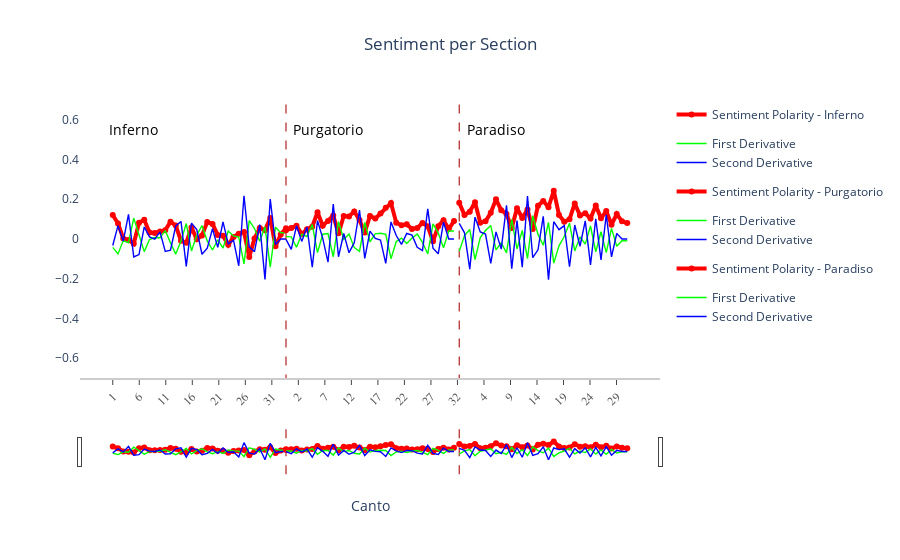

This figure's notebook cell:
### Markdown cell above
# Composite Graph

### Code cell
# Create traces

"""
sentiment_color = 'rgb(61, 43, 86)'
first_derivative_color = 'rgb(44, 73, 127)'
second_derivative_color = 'rgb(128, 138, 159)'
"""

sentiment_color = 'rgb(256, 0, 0)'
first_derivative_color = 'rgb(0, 256, 0)'
second_derivative_color = 'rgb(0, 0, 256)'


sentiment_width = 4
derivative_width = 1.4

# HOVER CODE
inferno_hover = ["Inferno: <br>Canto #{}".format(x) for x in range(1, 35)]
purgatorio_hover = ["Purgatorio: <br>Canto #{}".format(x) for x in range(1, 34)]
paradiso_hover = ["Paradiso: <br>Canto #{}".format(x) for x in range(1, 34)]


fig = go.Figure()
fig.add_trace(
    go.Scatter(x=df_inferno['Canto'], y=df_inferno['Sentiment'],
                    mode='lines+markers',
                    hovertext=inferno_hover,
                    hoverinfo="text",
                    name='Sentiment Polarity - Inferno',
                    line=dict(width=sentiment_width,
                             color = sentiment_color))
)
fig.add_trace(
    go.Scatter(x=df_inferno['Canto'], y=df_inferno['FirstDerivative'],
                    mode='lines',
                    name='First Derivative',
                    legendgroup = "inferno_derivatives",
                    hoverinfo='skip',
                    line=dict(width=derivative_width, color = first_derivative_color))
)
fig.add_trace(
    go.Scatter(x=df_inferno['Canto'], y=df_inferno['SecondDerivative'],
                    mode='lines', name='Second Derivative',
                    hoverinfo='skip',
                    legendgroup = "inferno_derivatives",
                    line=dict(width=derivative_width, color = second_derivative_color))
)

# start purgatorio
fig.add_trace(
    go.Scatter(x=[34, 34], y=[-1, 1],
                    mode='lines',
                    hoverinfo='skip',
                    name='Purgatorio Splitter',
                    showlegend=False,
                    line=dict(color='firebrick', width=1.2,
                              dash='dash')
    )
)

fig.add_trace(
    go.Scatter(x=[x + 33 for x in df_purgatorio['Canto']], y=df_purgatorio['Sentiment'],
                    mode='lines+markers',
                    name='Sentiment Polarity - Purgatorio',
                    hovertext=purgatorio_hover,
                    hoverinfo="text",
                    showlegend=True,
                    line=dict(width=sentiment_width,
                             color = sentiment_color))
)
fig.add_trace(
    go.Scatter(x=[x + 33 for x in df_purgatorio['Canto']], y=df_purgatorio['FirstDerivative'],
                    mode='lines',
                    hoverinfo='skip',
                    name='First Derivative',
                    legendgroup = "purgatorio_derivatives",
                    showlegend=True,
                    line=dict(width=derivative_width, color = first_derivative_color))
)
fig.add_trace(
    go.Scatter(x=[x + 33 for x in df_purgatorio['Canto']], y=df_purgatorio['SecondDerivative'],
                    mode='lines', name='Second Derivative',
                    legendgroup = "purgatorio_derivatives",
                    showlegend=True,
                    hoverinfo='skip',
                    line=dict(width=derivative_width, color = second_derivative_color))
)

# start paradiso
fig.add_trace(
    go.Scatter(x=[67, 67], y=[-1, 1],
                    mode='lines',
                    name='Paradiso Splitter',
                    showlegend=False,
                    hoverinfo='skip',
                    line=dict(color='firebrick', width=1.2,
                              dash='dash')
    )
)

fig.add_trace(
    go.Scatter(x=[x + 66 for x in df_paradiso['Canto']], y=df_paradiso['Sentiment'],
                    mode='lines+markers',
                    name='Sentiment Polarity - Paradiso',
                    hovertext=paradiso_hover,
                    hoverinfo="text",
                    showlegend=True,
                    line=dict(width=sentiment_width,
                             color = sentiment_color))
)
fig.add_trace(
    go.Scatter(x=[x + 66 for x in df_paradiso['Canto']], y=df_paradiso['FirstDerivative'],
                    mode='lines',
                    name='First Derivative',
                    hoverinfo='skip',
                    legendgroup = "paradiso_derivatives",
                    showlegend=True,
                    line=dict(width=derivative_width, color = first_derivative_color))
)
fig.add_trace(
    go.Scatter(x=[x + 66 for x in df_paradiso['Canto']], y=df_paradiso['SecondDerivative'],
                    mode='lines', name='Second Derivative',
                    legendgroup = "paradiso_derivatives",
                    showlegend=True,
                    hoverinfo='skip',
                    line=dict(width=derivative_width, color = second_derivative_color))
)


# TICK CODE
tickvals_full = np.linspace(1,101,100)
tickvals_full = tickvals_full[::5]
ticktext_inferno = ["{}".format(x) for x in range(1, 35)]
ticktext_purgatorio = ["{}".format(x) for x in range(1, 34)]
ticktext_paradiso = ["{}".format(x) for x in range(1, 34)]
ticktext_full = ticktext_inferno + ticktext_purgatorio + ticktext_paradiso
ticktext_full = ticktext_full[::5]


fig.update_layout(
    xaxis=dict(
        title = "Canto",
        showline=True,
        showgrid=False,
        showticklabels=True,
        linecolor='rgb(204, 204, 204)',
        linewidth=2,
        rangeslider=dict(
            visible=True
        ),
        tickangle=-45,
        ticks='outside',
        tickvals = tickvals_full,
        ticktext = ticktext_full,
        tickfont=dict(
            family='Arial',
            size=12,
            color='rgb(82, 82, 82)',
        ),
    ),
    yaxis=dict(
        showgrid=False,
        range = [-0.7,0.7]
    ),
    showlegend=True,
    plot_bgcolor='white',
    title = dict(
        text = "Sentiment per Section",
        x = 0.5
    ),
    annotations=[
        go.layout.Annotation(
            x=5,
            y=0.55,
            xref="x",
            yref="y",
            text="Inferno",
            showarrow=False,
            arrowhead=7,
            ax=0,
            ay=-40,
            font=dict(
                size=14,
                color="black"
            ),
        ),
        go.layout.Annotation(
            x=42,
            y=0.55,
            xref="x",
            yref="y",
            text="Purgatorio",
            showarrow=False,
            arrowhead=7,
            ax=0,
            ay=-40,
            font=dict(
                size=14,
                color="black"
            )
        ),
        go.layout.Annotation(
            x=74.0,
            y=0.55,
            xref="x",
            yref="y",
            text="Paradiso",
            showarrow=False,
            arrowhead=7,
            ax=0,
            ay=-40,
            font=dict(
                size=14,
                color="black"
            ),
        )
    ]
)

fig.show()

### Figure 1 — Plotly figure (JSON) as saved in the notebook; plotly's stock layout.template omitted (floating-point values rounded to 4 significant figures)
{"data": [{"hoverinfo": "text", "hovertext": ["Inferno: <br>Canto #1", "Inferno: <br>Canto #2", "Inferno: <br>Canto #3", "Inferno: <br>Canto #4", "Inferno: <br>Canto #5", "Inferno: <br>Canto #6", "Inferno: <br>Canto #7", "Inferno: <br>Canto #8", "Inferno: <br>Canto #9", "Inferno: <br>Canto #10", "Inferno: <br>Canto #11", "Inferno: <br>Canto #12", "Inferno: <br>Canto #13", "Inferno: <br>Canto #14", "Inferno: <br>Canto #15", "Inferno: <br>Canto #16", "Inferno: <br>Canto #17", "Inferno: <br>Canto #18", "Inferno: <br>Canto #19", "Inferno: <br>Canto #20", "Inferno: <br>Canto #21", "Inferno: <br>Canto #22", "Inferno: <br>Canto #23", "Inferno: <br>Canto #24", "Inferno: <br>Canto #25", "Inferno: <br>Canto #26", "Inferno: <br>Canto #27", "Inferno: <br>Canto #28", "Inferno: <br>Canto #29", "Inferno: <br>Canto #30", "Inferno: <br>Canto #31", "Inferno: <br>Canto #32", "Inferno: <br>Canto #33", "Inferno: <br>Canto #34"], "line": {"color": "rgb(256, 0, 0)", "width": 4}, "mode": "lines+markers", "name": "Sentiment Polarity - Inferno", "type": "scatter", "x": [1, 2, 3, 4, 5, 6, 7, 8, 9, 10, 11, 12, 13, 14, 15, 16, 17, 18, 19, 20, 21, 22, 23, 24, 25, 26, 27, 28, 29, 30, 31, 32, 33, 34], "y": [0.1207, 0.07827, 0.0029, -0.005007, -0.02362, 0.08156, 0.0966, 0.03313, 0.03021, 0.0377, 0.04437, 0.08691, 0.06739, -0.008663, -0.01925, 0.05854, -0.00169, 0.018, 0.08535, 0.07582, 0.02052, 0.01668, -0.02947, 0.01058, 0.0261, 0.03543, -0.09002, 0.002589, 0.05515, 0.04411, 0.1055, -0.03655, 0.02289, 0.05473]}, {"hoverinfo": "skip", "legendgroup": "inferno_derivatives", "line": {"color": "rgb(0, 256, 0)", "width": 1.4}, "mode": "lines", "name": "First Derivative", "type": "scatter", "x": [1, 2, 3, 4, 5, 6, 7, 8, 9, 10, 11, 12, 13, 14, 15, 16, 17, 18, 19, 20, 21, 22, 23, 24, 25, 26, 27, 28, 29, 30, 31, 32, 33, 34], "y": [-0.04239, -0.07537, -0.007907, -0.01861, 0.1052, 0.01505, -0.06348, -0.002919, 0.007499, 0.006666, 0.04254, -0.01952, -0.07605, -0.01058, 0.07778, -0.06023, 0.01968, 0.06735, -0.009528, -0.0553, -0.003835, -0.04615, 0.04005, 0.01552, 0.009327, -0.1255, 0.09261, 0.05257, -0.01104, 0.0614, -0.1421, 0.05944, 0.03184, 0.03184]}, {"hoverinfo": "skip", "legendgroup": "inferno_derivatives", "line": {"color": "rgb(0, 0, 256)", "width": 1.4}, "mode": "lines", "name": "Second Derivative", "type": "scatter", "x": [1, 2, 3, 4, 5, 6, 7, 8, 9, 10, 11, 12, 13, 14, 15, 16, 17, 18, 19, 20, 21, 22, 23, 24, 25, 26, 27, 28, 29, 30, 31, 32, 33, 34], "y": [-0.03298, 0.06746, -0.0107, 0.1238, -0.09012, -0.07853, 0.06056, 0.01042, -0.0008326, 0.03587, -0.06206, -0.05653, 0.06547, 0.08837, -0.138, 0.07991, 0.04767, -0.07688, -0.04577, 0.05147, -0.04232, 0.08621, -0.02454, -0.00619, -0.1348, 0.2181, -0.04005, -0.06361, 0.07244, -0.2035, 0.2015, -0.0276, 0, 0]}, {"hoverinfo": "skip", "line": {"color": "firebrick", "dash": "dash", "width": 1.2}, "mode": "lines", "name": "Purgatorio Splitter", "showlegend": false, "type": "scatter", "x": [34, 34], "y": [-1, 1]}, {"hoverinfo": "text", "hovertext": ["Purgatorio: <br>Canto #1", "Purgatorio: <br>Canto #2", "Purgatorio: <br>Canto #3", "Purgatorio: <br>Canto #4", "Purgatorio: <br>Canto #5", "Purgatorio: <br>Canto #6", "Purgatorio: <br>Canto #7", "Purgatorio: <br>Canto #8", "Purgatorio: <br>Canto #9", "Purgatorio: <br>Canto #10", "Purgatorio: <br>Canto #11", "Purgatorio: <br>Canto #12", "Purgatorio: <br>Canto #13", "Purgatorio: <br>Canto #14", "Purgatorio: <br>Canto #15", "Purgatorio: <br>Canto #16", "Purgatorio: <br>Canto #17", "Purgatorio: <br>Canto #18", "Purgatorio: <br>Canto #19", "Purgatorio: <br>Canto #20", "Purgatorio: <br>Canto #21", "Purgatorio: <br>Canto #22", "Purgatorio: <br>Canto #23", "Purgatorio: <br>Canto #24", "Purgatorio: <br>Canto #25", "Purgatorio: <br>Canto #26", "Purgatorio: <br>Canto #27", "Purgatorio: <br>Canto #28", "Purgatorio: <br>Canto #29", "Purgatorio: <br>Canto #30", "Purgatorio: <br>Canto #31", "Purgatorio: <br>Canto #32", "Purgatorio: <br>Canto #33"], "line": {"color": "rgb(256, 0, 0)", "width": 4}, "mode": "lines+markers", "name": "Sentiment Polarity - Purgatorio", "showlegend": true, "type": "scatter", "x": [34, 35, 36, 37, 38, 39, 40, 41, 42, 43, 44, 45, 46, 47, 48, 49, 50, 51, 52, 53, 54, 55, 56, 57, 58, 59, 60, 61, 62, 63, 64, 65, 66], "y": [0.04369, 0.05584, 0.06637, 0.0246, 0.04919, 0.06173, 0.1347, 0.06641, 0.09054, 0.118, 0.02865, 0.1158, 0.1136, 0.139, 0.09545, 0.03295, 0.1164, 0.1027, 0.1286, 0.1576, 0.1811, 0.08206, 0.06921, 0.07367, 0.05084, 0.05585, 0.08044, 0.06365, -0.01183, 0.06442, 0.0947, 0.0503, 0.09045]}, {"hoverinfo": "skip", "legendgroup": "purgatorio_derivatives", "line": {"color": "rgb(0, 256, 0)", "width": 1.4}, "mode": "lines", "name": "First Derivative", "showlegend": true, "type": "scatter", "x": [34, 35, 36, 37, 38, 39, 40, 41, 42, 43, 44, 45, 46, 47, 48, 49, 50, 51, 52, 53, 54, 55, 56, 57, 58, 59, 60, 61, 62, 63, 64, 65, 66], "y": [0.01215, 0.01053, -0.04177, 0.02459, 0.01254, 0.07301, -0.06832, 0.02413, 0.0275, -0.08939, 0.08713, -0.002199, 0.02544, -0.04356, -0.0625, 0.08349, -0.01378, 0.02594, 0.02898, 0.02352, -0.09903, -0.01285, 0.004456, -0.02282, 0.005003, 0.02459, -0.01679, -0.07548, 0.07626, 0.03028, -0.0444, 0.04015, 0.04015]}, {"hoverinfo": "skip", "legendgroup": "purgatorio_derivatives", "line": {"color": "rgb(0, 0, 256)", "width": 1.4}, "mode": "lines", "name": "Second Derivative", "showlegend": true, "type": "scatter", "x": [34, 35, 36, 37, 38, 39, 40, 41, 42, 43, 44, 45, 46, 47, 48, 49, 50, 51, 52, 53, 54, 55, 56, 57, 58, 59, 60, 61, 62, 63, 64, 65, 66], "y": [-0.00162, -0.0523, 0.06636, -0.01205, 0.06047, -0.1413, 0.09245, 0.003374, -0.1169, 0.1765, -0.08933, 0.02763, -0.069, -0.01894, 0.146, -0.09728, 0.03972, 0.003042, -0.005462, -0.1226, 0.08619, 0.0173, -0.02728, 0.02783, 0.01959, -0.04139, -0.05869, 0.1517, -0.04598, -0.07468, 0.08456, 0, 0]}, {"hoverinfo": "skip", "line": {"color": "firebrick", "dash": "dash", "width": 1.2}, "mode": "lines", "name": "Paradiso Splitter", "showlegend": false, "type": "scatter", "x": [67, 67], "y": [-1, 1]}, {"hoverinfo": "text", "hovertext": ["Paradiso: <br>Canto #1", "Paradiso: <br>Canto #2", "Paradiso: <br>Canto #3", "Paradiso: <br>Canto #4", "Paradiso: <br>Canto #5", "Paradiso: <br>Canto #6", "Paradiso: <br>Canto #7", "Paradiso: <br>Canto #8", "Paradiso: <br>Canto #9", "Paradiso: <br>Canto #10", "Paradiso: <br>Canto #11", "Paradiso: <br>Canto #12", "Paradiso: <br>Canto #13", "Paradiso: <br>Canto #14", "Paradiso: <br>Canto #15", "Paradiso: <br>Canto #16", "Paradiso: <br>Canto #17", "Paradiso: <br>Canto #18", "Paradiso: <br>Canto #19", "Paradiso: <br>Canto #20", "Paradiso: <br>Canto #21", "Paradiso: <br>Canto #22", "Paradiso: <br>Canto #23", "Paradiso: <br>Canto #24", "Paradiso: <br>Canto #25", "Paradiso: <br>Canto #26", "Paradiso: <br>Canto #27", "Paradiso: <br>Canto #28", "Paradiso: <br>Canto #29", "Paradiso: <br>Canto #30", "Paradiso: <br>Canto #31", "Paradiso: <br>Canto #32", "Paradiso: <br>Canto #33"], "line": {"color": "rgb(256, 0, 0)", "width": 4}, "mode": "lines+markers", "name": "Sentiment Polarity - Paradiso", "showlegend": true, "type": "scatter", "x": [67, 68, 69, 70, 71, 72, 73, 74, 75, 76, 77, 78, 79, 80, 81, 82, 83, 84, 85, 86, 87, 88, 89, 90, 91, 92, 93, 94, 95, 96, 97, 98, 99], "y": [0.1821, 0.1206, 0.1375, 0.1856, 0.08227, 0.08911, 0.1319, 0.1996, 0.1449, 0.1259, 0.056, 0.1554, 0.1058, 0.1489, 0.05056, 0.168, 0.1912, 0.1598, 0.243, 0.1213, 0.08666, 0.09913, 0.1788, 0.1188, 0.1291, 0.1031, 0.1685, 0.104, 0.1407, 0.0722, 0.1257, 0.08908, 0.08021]}, {"hoverinfo": "skip", "legendgroup": "paradiso_derivatives", "line": {"color": "rgb(0, 256, 0)", "width": 1.4}, "mode": "lines", "name": "First Derivative", "showlegend": true, "type": "scatter", "x": [67, 68, 69, 70, 71, 72, 73, 74, 75, 76, 77, 78, 79, 80, 81, 82, 83, 84, 85, 86, 87, 88, 89, 90, 91, 92, 93, 94, 95, 96, 97, 98, 99], "y": [-0.06149, 0.01687, 0.04813, -0.1034, 0.006839, 0.04277, 0.06772, -0.05466, -0.01899, -0.06994, 0.09939, -0.04962, 0.04311, -0.09832, 0.1174, 0.02322, -0.03133, 0.08315, -0.1217, -0.03467, 0.01247, 0.07971, -0.06007, 0.01038, -0.02607, 0.06547, -0.06449, 0.03665, -0.0685, 0.05354, -0.03666, -0.008868, -0.008868]}, {"hoverinfo": "skip", "legendgroup": "paradiso_derivatives", "line": {"color": "rgb(0, 0, 256)", "width": 1.4}, "mode": "lines", "name": "Second Derivative", "showlegend": true, "type": "scatter", "x": [67, 68, 69, 70, 71, 72, 73, 74, 75, 76, 77, 78, 79, 80, 81, 82, 83, 84, 85, 86, 87, 88, 89, 90, 91, 92, 93, 94, 95, 96, 97, 98, 99], "y": [0.07835, 0.03126, -0.1515, 0.1102, 0.03593, 0.02495, -0.1224, 0.03567, -0.05094, 0.1693, -0.149, 0.09272, -0.1414, 0.2157, -0.09418, -0.05455, 0.1145, -0.2048, 0.087, 0.04714, 0.06724, -0.1398, 0.07045, -0.03645, 0.09154, -0.13, 0.1011, -0.1052, 0.122, -0.09021, 0.02779, 0, 0]}], "layout": {"annotations": [{"arrowhead": 7, "ax": 0, "ay": -40, "font": {"color": "black", "size": 14}, "showarrow": false, "text": "Inferno", "x": 5, "xref": "x", "y": 0.55, "yref": "y"}, {"arrowhead": 7, "ax": 0, "ay": -40, "font": {"color": "black", "size": 14}, "showarrow": false, "text": "Purgatorio", "x": 42, "xref": "x", "y": 0.55, "yref": "y"}, {"arrowhead": 7, "ax": 0, "ay": -40, "font": {"color": "black", "size": 14}, "showarrow": false, "text": "Paradiso", "x": 74, "xref": "x", "y": 0.55, "yref": "y"}], "plot_bgcolor": "white", "showlegend": true, "title": {"text": "Sentiment per Section", "x": 0.5}, "xaxis": {"linecolor": "rgb(204, 204, 204)", "linewidth": 2, "rangeslider": {"visible": true}, "showgrid": false, "showline": true, "showticklabels": true, "tickangle": -45, "tickfont": {"color": "rgb(82, 82, 82)", "family": "Arial", "size": 12}, "ticks": "outside", "ticktext": ["1", "6", "11", "16", "21", "26", "31", "2", "7", "12", "17", "22", "27", "32", "4", "9", "14", "19", "24", "29"], "tickvals": [1, 6.051, 11.1, 16.15, 21.2, 26.25, 31.3, 36.35, 41.4, 46.45, 51.51, 56.56, 61.61, 66.66, 71.71, 76.76, 81.81, 86.86, 91.91, 96.96], "title": {"text": "Canto"}}, "yaxis": {"range": [-0.7, 0.7], "showgrid": false}}}
